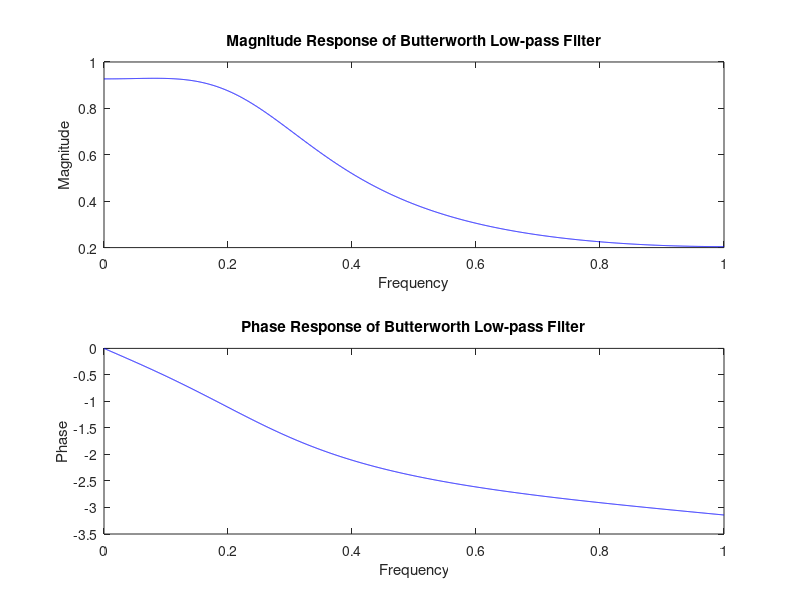

The MATLAB script that drew this image:
clc;
clear all;
close all;

AP=0.707;
AS=0.2;
PDF=0.3*pi;
SDF=0.75*pi;
T=1;

al_p=-20*log10(AP);
disp('Passband Attenuation in dB ');
disp(al_p);
al_s=-20*log10(AS);
disp('Stopband Attenuation in dB ');
disp(al_s);

PAF=PDF/T;
disp('Passband edge analog frequency in rad/sec ');
disp(PAF);
SAF=SDF/T;
disp('Stopband edge analog frequency in rad/sec ');
disp(SAF);

[N, Wc] = buttord(PAF, SAF, al_p, al_s, 's')
disp('The order of filter is ');
disp(N);
disp('The cut off frequency of filter in rad/sec  is ');
disp(Wc/pi);

[Bn, An] = butter(N, 1, 's');
disp('Normalised Transfer function is ');
Hsn=tf(Bn,An)
[Bu, Au] = butter(N, Wc, 's');
disp('Un-Normalised Transfer function is ');
Hsu=tf(Bu,Au)
[num,den]=impinvar(Bu,Au,1/T);
disp('Digital Transfer function is ');
H=tf(num,den,T)

w=0:0.001:pi;
disp('Frequency response is ');
Hf = freqz(num,den,w);
disp(angle(Hf));
disp('Magnitude response is ');
Hf_mag=abs(Hf);
disp(Hf_mag)

subplot(2,1,1);
plot(w/pi,Hf_mag,'b');
title('Magnitude Response of Butterworth Low-pass Filter');
xlabel('Frequency');
ylabel('Magnitude');

subplot(2,1,2);
plot(w/pi,angle(Hf),'b');
title('Phase Response of Butterworth Low-pass Filter');
xlabel('Frequency');
ylabel('Phase');